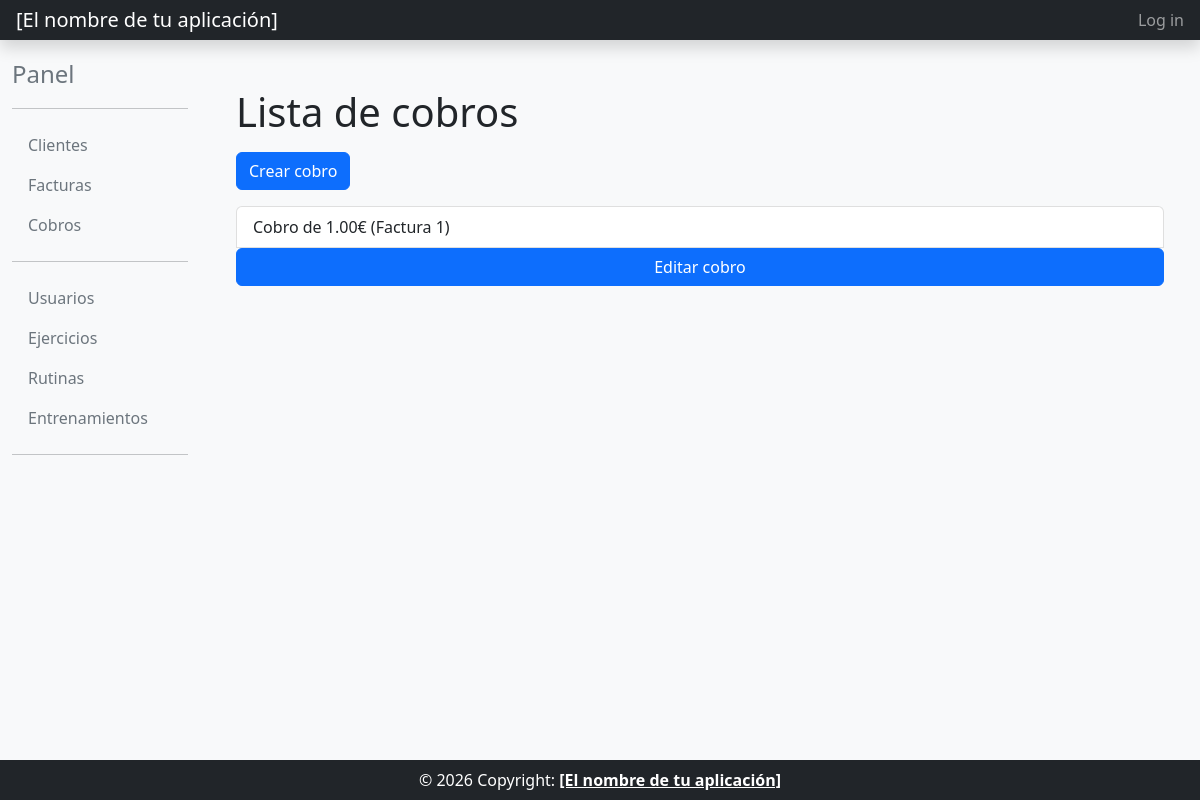
The page /cobro_list/ on the database as committed earlier.
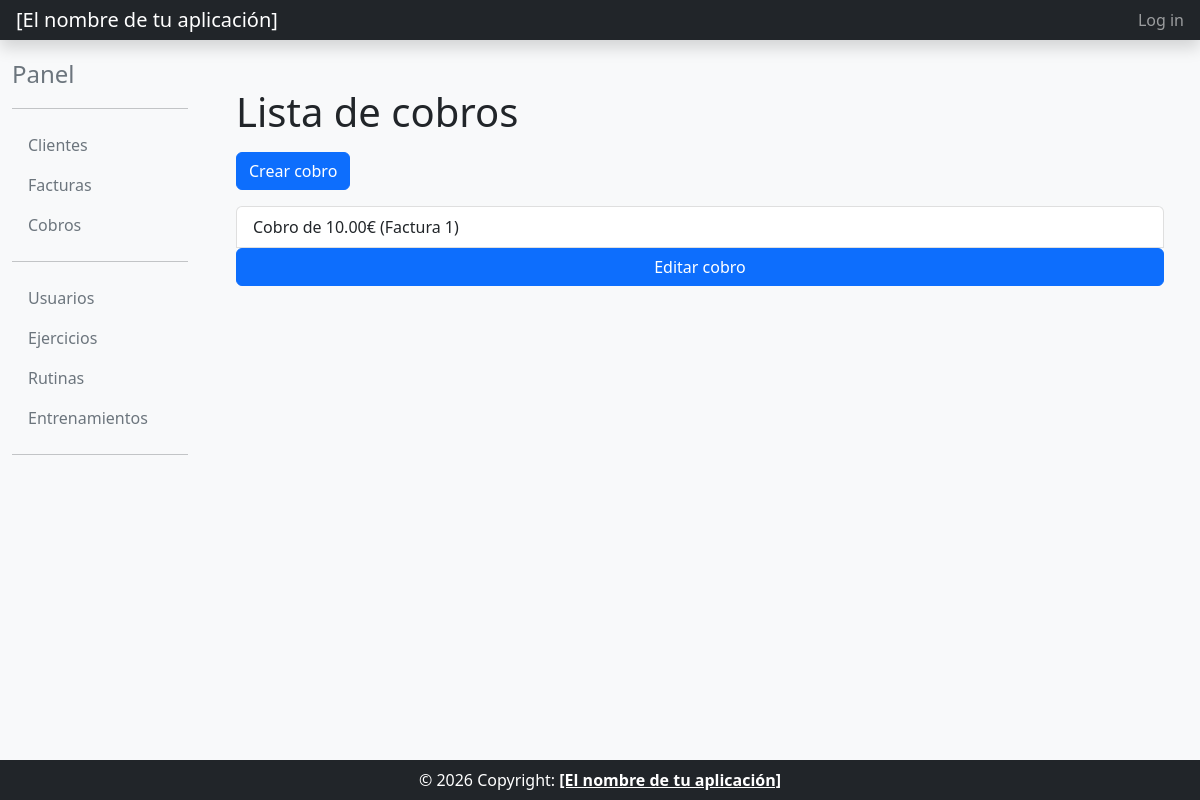
The same page on the database as committed later.
### billing/models.py (models this page shows, shortened)
class Cobro(models.Model):
    factura = models.ForeignKey(Factura, on_delete=models.PROTECT)
    fecha = models.DateField(default=timezone.now)
    importe = models.DecimalField(max_digits=10, decimal_places=2, default=0)
    class Meta:
        verbose_name = "cobro"
        verbose_name_plural = "cobros"
        ordering = ["-fecha", "factura__numero"]
    def __str__(self):
        return f"Cobro de {self.importe}€ (Factura {self.factura.numero})"

class Factura(models.Model):
    cliente = models.ForeignKey(Cliente, on_delete=models.PROTECT)
    numero = models.CharField(max_length=20, verbose_name="N.º factura")
    concepto = models.TextField()
    fecha = models.DateField(default=timezone.now)
    total = models.DecimalField(max_digits=10, decimal_places=2, default=0)
    class Meta:
        verbose_name = "factura"
        verbose_name_plural = "facturas"
        ordering = ["-fecha", "numero"]

### billing/views.py (the view)
# urls.py: path("cobro_list/", views.CobroListView.as_view(), name="cobro_list"),
class CobroListView(OrderingListViewMixin, ListView):
    model = Cobro
    template_name = 'cobro_list.html'
    paginate_by = 10

### common/mixins.py (called while the page is built)
    def get_queryset(self):
        queryset = super().get_queryset()
        ordering = self.request.GET.get('ordering')
        if ordering == 'asc':
            return queryset.order_by('pk')
        if ordering == 'desc':
            return queryset.order_by('-pk')
        return queryset

    def get_context_data(self, **kwargs):
        context = super().get_context_data(**kwargs)
        ordering = self.request.GET.get('ordering')
        context['ordering'] = ordering if ordering in ('asc', 'desc') else None
        return context

### billing/templates/cobro_list.html (shortened to what this page needs)
{% extends "base_intranet.html" %}
{% block main_content %}
<div class="container">
    <h1>Lista de cobros</h1>
    <a href="{% url 'cobro_create' %}" class="btn btn-primary mt-2">Crear cobro</a>
    <ul class="list-group mt-3">
    {% for cobro in object_list %}
        <a href="{% url 'cobro_detail' cobro.id %}" class="list-group-item list-group-item-action">{{ cobro }}</a>
        <a href="{% url 'cobro_update' pk=cobro.id %}" class="btn btn-primary">Editar cobro</a>
    {% empty %}
        <p>No existen cobros.</p>
    {% endfor %}
    </ul>
</div>
{% endblock main_content %}

Rows that differ between the two databases and show on the page:
removed Cobro: importe+factura "Cobro de 1.00€ (Factura 1)"
added Cobro: importe+factura "Cobro de 10.00€ (Factura 1)"
